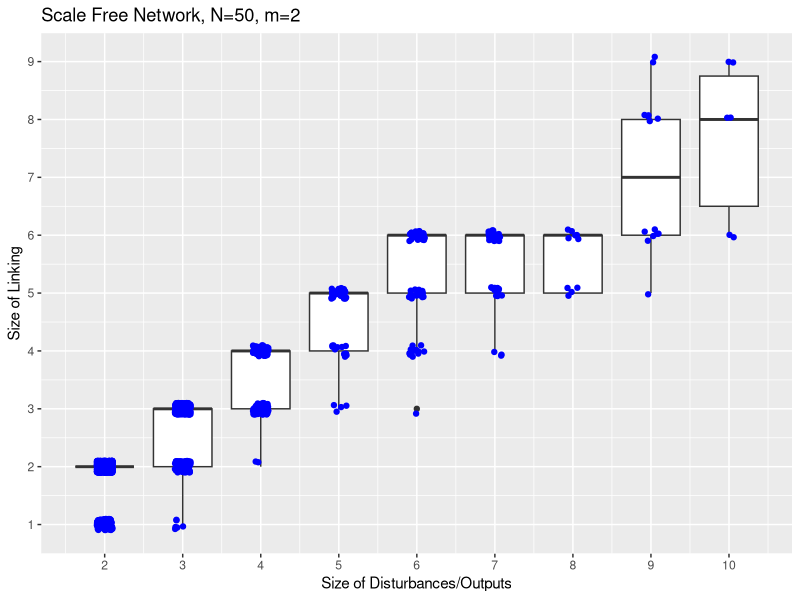
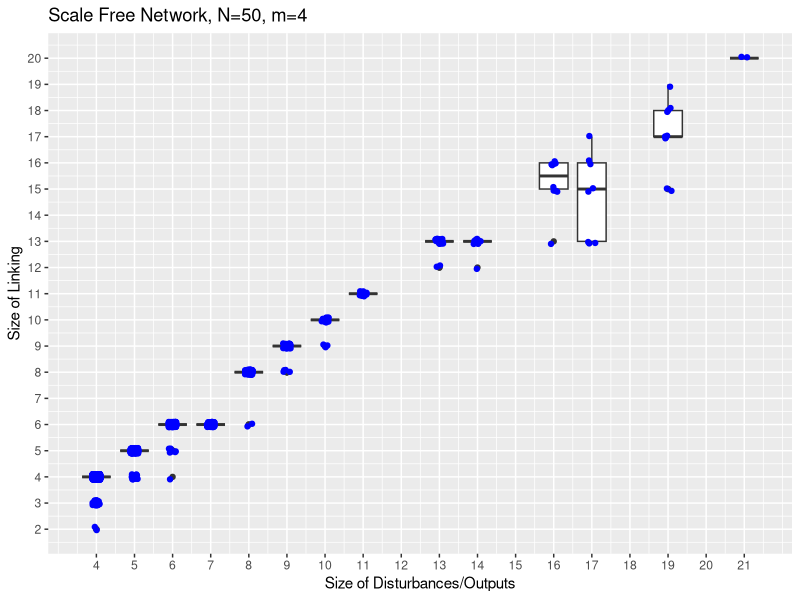
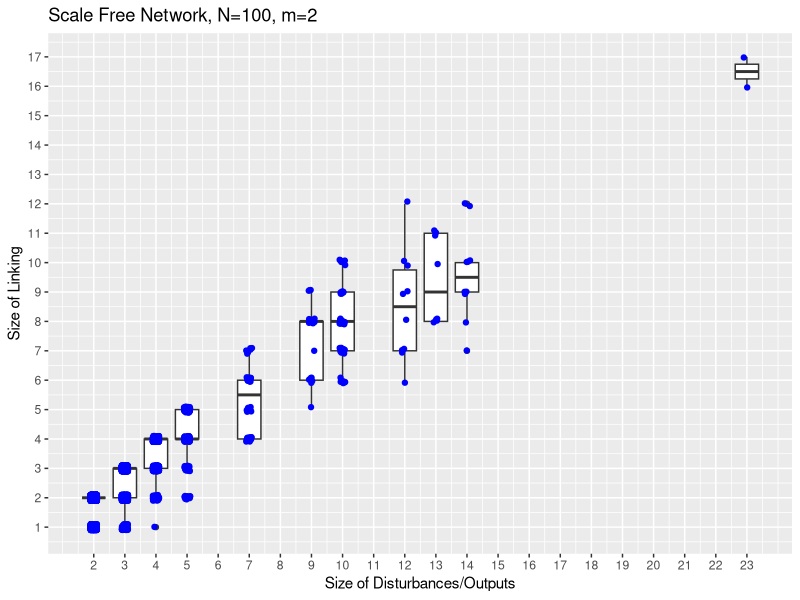
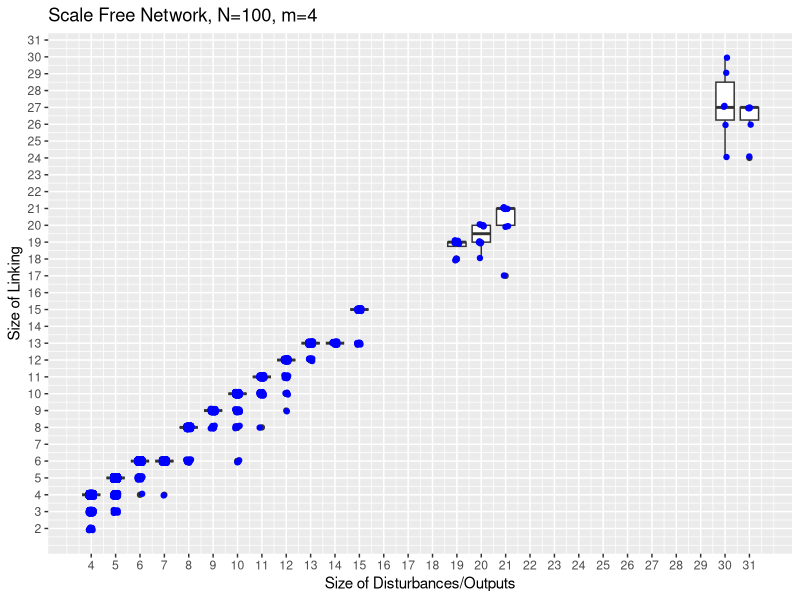
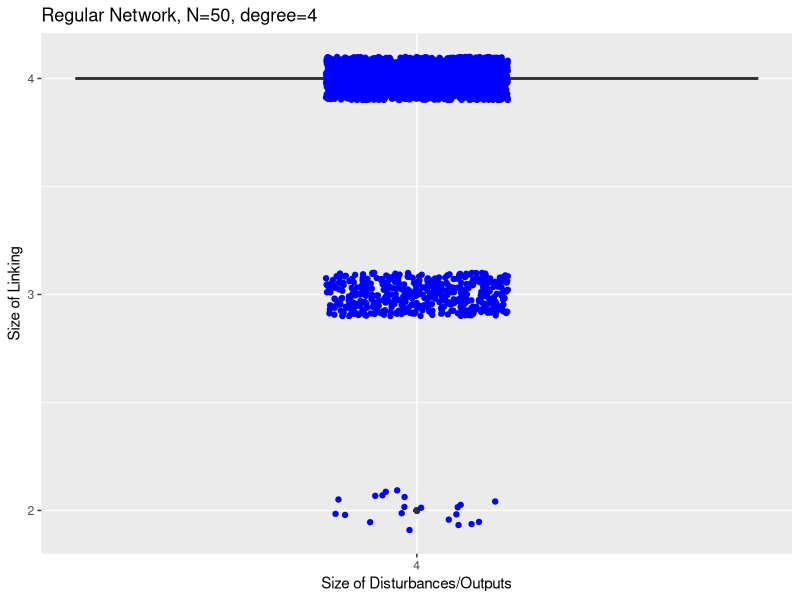
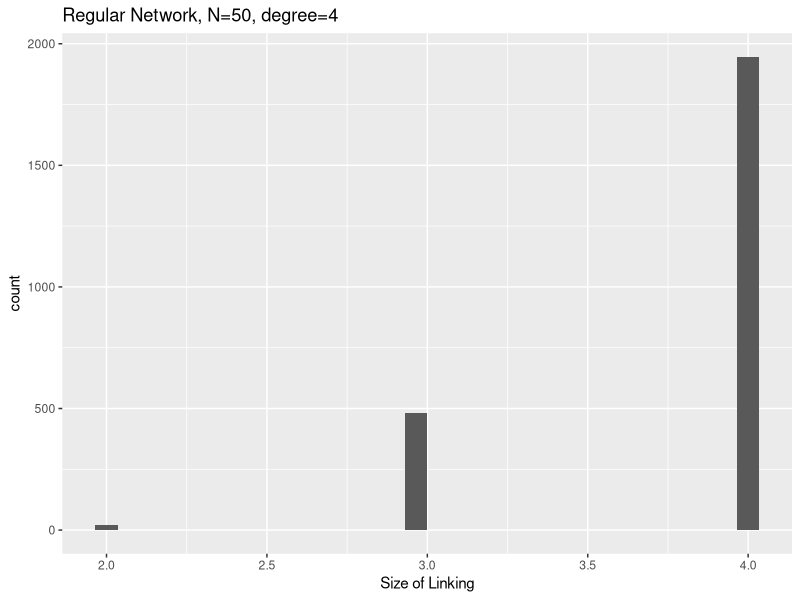
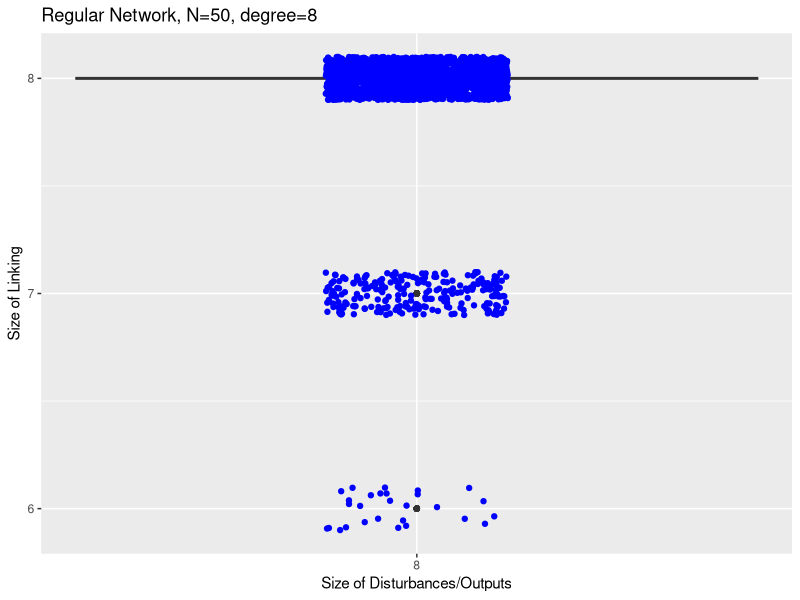
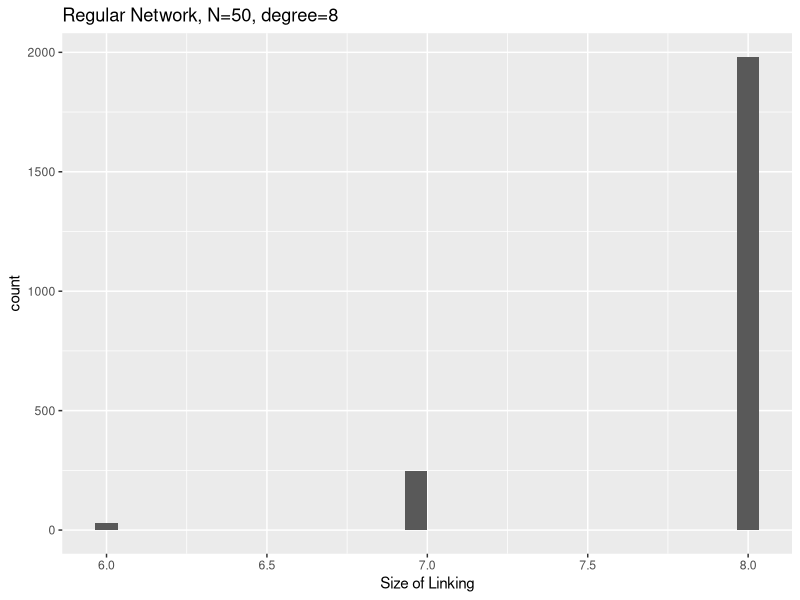

Generate these figures, in order, with R:
## ---- chunk 1
library(ggplot2)
## ---- chunk 2
data.N50m2 <- read.csv(file="linking_50_2.csv") 
data.N50m4 <- read.csv(file="linking_50_4.csv")
data.N100m2 <- read.csv(file="linking_100_2.csv")
data.N100m4 <- read.csv(file="linking_100_4.csv")


data.N50m2.R <- read.csv(file="regular_50_2.csv") 
data.N50m4.R <- read.csv(file="regular_50_4.csv")
data.N100m2.R <- read.csv(file="regular_100_2.csv")
data.N100m4.R <- read.csv(file="regular_100_4.csv")


data.N50m2.SW <- read.csv(file="small_50_2.csv")
data.N50m4.SW <- read.csv(file="small_50_4.csv")


## ---- chunk 3
dat <- data.N50m2
colnames(dat) <- c("y", "x")
ggplot(data=dat, aes(x=x, y=y))  +
  geom_boxplot(aes(group=x)) +
  geom_jitter(aes(group=x), color="blue", position = position_jitter(width = 0.1, height=0.1)) + 
  labs(x="Size of Disturbances/Outputs", y="Size of Linking", title="Scale Free Network, N=50, m=2") +
  scale_x_continuous(breaks = round(seq(min(dat$x), max(dat$x), by = 1),1)) +
  scale_y_continuous(breaks = round(seq(min(dat$y), max(dat$y), by = 1),1))



dat <- data.N50m4
colnames(dat) <- c("y", "x")
ggplot(data=dat, aes(x=x, y=y))  +
  geom_boxplot(aes(group=x)) +
  geom_jitter(aes(group=x), color="blue", position = position_jitter(width = 0.1, height=0.1)) + 
  labs(x="Size of Disturbances/Outputs", y="Size of Linking", title="Scale Free Network, N=50, m=4") +
  scale_x_continuous(breaks = round(seq(min(dat$x), max(dat$x), by = 1),1)) +
  scale_y_continuous(breaks = round(seq(min(dat$y), max(dat$y), by = 1),1))

dat <- data.N100m2
colnames(dat) <- c("y", "x")
ggplot(data=dat, aes(x=x, y=y))  +
  geom_boxplot(aes(group=x)) +
  geom_jitter(aes(group=x), color="blue", position = position_jitter(width = 0.1, height=0.1)) + 
  labs(x="Size of Disturbances/Outputs", y="Size of Linking", title="Scale Free Network, N=100, m=2") +
  scale_x_continuous(breaks = round(seq(min(dat$x), max(dat$x), by = 1),1)) +
  scale_y_continuous(breaks = round(seq(min(dat$y), max(dat$y), by = 1),1))
  
  

dat <- data.N100m4
colnames(dat) <- c("y", "x")
ggplot(data=dat, aes(x=x, y=y))  +
  geom_boxplot(aes(group=x)) +
  geom_jitter(aes(group=x), color="blue", position = position_jitter(width = 0.1, height=0.1)) + 
  labs(x="Size of Disturbances/Outputs", y="Size of Linking", title="Scale Free Network, N=100, m=4") +
  scale_x_continuous(breaks = round(seq(min(dat$x), max(dat$x,dat$y), by = 1),1)) +
  scale_y_continuous(breaks = round(seq(min(dat$y), max(dat$x,dat$y), by = 1),1))
## ---- chunk 4
dat <- data.N50m2.R[data.N50m2.R$degree==4,]
colnames(dat) <- c("y", "x")
ggplot(data=dat, aes(x=x, y=y))  +
  geom_boxplot(aes(group=x)) +
  geom_jitter(aes(group=x), color="blue", position = position_jitter(width = 0.1, height=0.1)) + 
  labs(x="Size of Disturbances/Outputs", y="Size of Linking", title="Regular Network, N=50, degree=4") +
  scale_x_continuous(breaks = round(seq(min(dat$x), max(dat$x), by = 1),1)) +
  scale_y_continuous(breaks = round(seq(min(dat$y), max(dat$y), by = 1),1))

ggplot(data=dat, aes(x=y))  +
  geom_histogram() + 
  labs(x="Size of Linking", title="Regular Network, N=50, degree=4")



dat <- data.N50m4.R[data.N50m4.R$degree==8,]
colnames(dat) <- c("y", "x")
ggplot(data=dat, aes(x=x, y=y))  +
  geom_boxplot(aes(group=x)) +
  geom_jitter(aes(group=x), color="blue", position = position_jitter(width = 0.1, height=0.1)) + 
  labs(x="Size of Disturbances/Outputs", y="Size of Linking", title="Regular Network, N=50, degree=8") +
  scale_x_continuous(breaks = round(seq(min(dat$x), max(dat$x), by = 1),1)) +
  scale_y_continuous(breaks = round(seq(min(dat$y), max(dat$y), by = 1),1))

ggplot(data=dat, aes(x=y))  +
  geom_histogram() + 
  labs(x="Size of Linking", title="Regular Network, N=50, degree=8")


dat <- data.N100m2.R[data.N100m2.R$degree==4,]
colnames(dat) <- c("y", "x")
ggplot(data=dat, aes(x=x, y=y))  +
  geom_boxplot(aes(group=x)) +
  geom_jitter(aes(group=x), color="blue", position = position_jitter(width = 0.1, height=0.1)) + 
  labs(x="Size of Disturbances/Outputs", y="Size of Linking", title="Regular Network, N=100, degree=8") +
  scale_x_continuous(breaks = round(seq(min(dat$x), max(dat$x), by = 1),1)) +
  scale_y_continuous(breaks = round(seq(min(dat$y), max(dat$y), by = 1),1))
  
ggplot(data=dat, aes(x=y))  +
  geom_histogram() + 
  labs(x="Size of Linking", title="Regular Network, N=100, degree=4")
  

dat <- data.N100m4.R[data.N100m4.R$degree==8,]
colnames(dat) <- c("y", "x")
ggplot(data=dat, aes(x=x, y=y))  +
  geom_boxplot(aes(group=x)) +
  geom_jitter(aes(group=x), color="blue", position = position_jitter(width = 0.1, height=0.1)) + 
  labs(x="Size of Disturbances/Outputs", y="Size of Linking", title="Regular Network, N=100, degree=8") +
  scale_x_continuous(breaks = round(seq(min(dat$x), max(dat$x,dat$y), by = 1),1)) +
  scale_y_continuous(breaks = round(seq(min(dat$y), max(dat$x,dat$y), by = 1),1))

ggplot(data=dat, aes(x=y))  +
  geom_histogram() + 
  labs(x="Size of Linking", title="Regular Network, N=100, degree=8")
  
## ---- chunk 5
dat <- data.N50m2.SW
colnames(dat) <- c("y", "x")
ggplot(data=dat, aes(x=x, y=y))  +
  geom_boxplot(aes(group=x)) +
  geom_jitter(aes(group=x), color="blue", position = position_jitter(width = 0.1, height=0.1)) + 
  labs(x="Size of Disturbances/Outputs", y="Size of Linking", title="Small World Network, N=50, degree=4, Prob.= 0.4") +
  scale_x_continuous(breaks = round(seq(min(dat$x), max(dat$x), by = 1),1)) +
  scale_y_continuous(breaks = round(seq(min(dat$y), max(dat$y), by = 1),1))


dat <- data.N50m4.SW
colnames(dat) <- c("y", "x")
ggplot(data=dat, aes(x=x, y=y))  +
  geom_boxplot(aes(group=x)) +
  geom_jitter(aes(group=x), color="blue", position = position_jitter(width = 0.1, height=0.1)) + 
  labs(x="Size of Disturbances/Outputs", y="Size of Linking", title="Small World Network, N=50, degree=8, Prob.= 0.4") +
  scale_x_continuous(breaks = round(seq(min(dat$x), max(dat$x), by = 1),1)) +
  scale_y_continuous(breaks = round(seq(min(dat$y), max(dat$y), by = 1),1))


